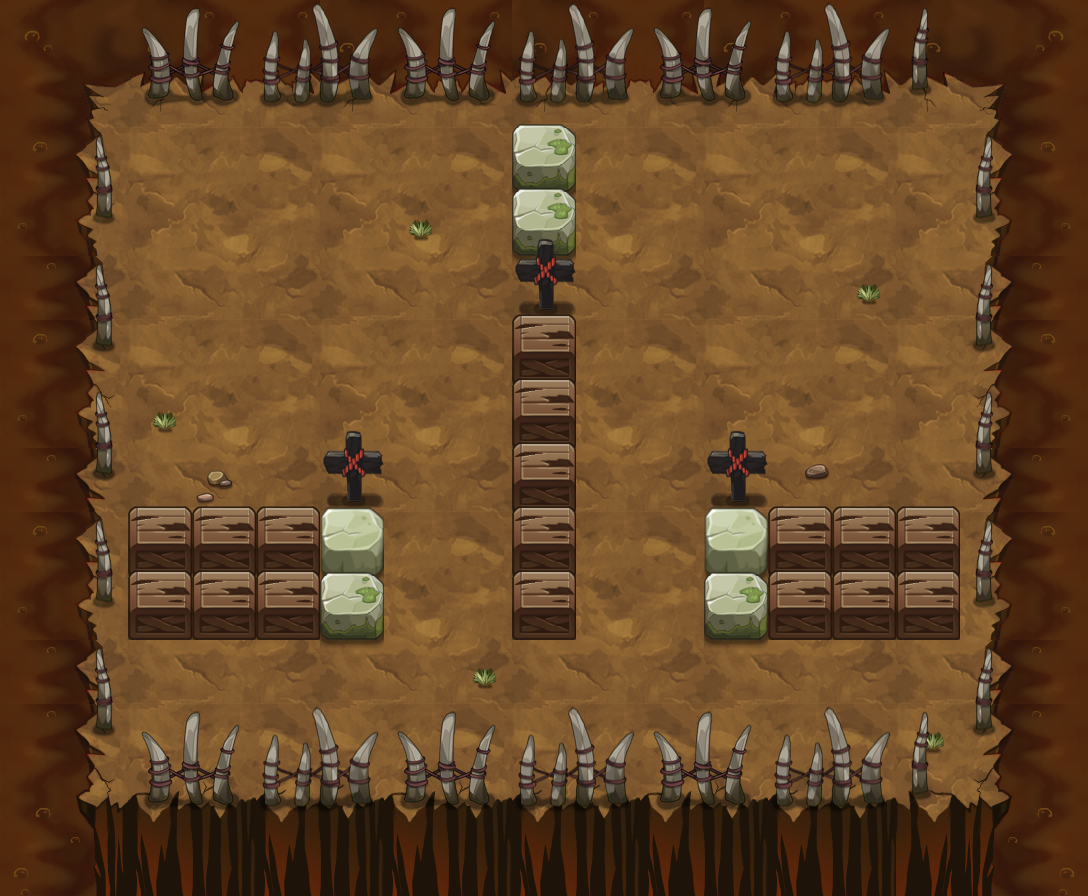

This game map was drawn from its Tiled (.tmx) file and the tilesets committed beside it. A one-line description and the trimmed map source follow:
An orthogonal 17x14 tile map with 64x64 px tiles, 14 tile layers (PASS, 块层 2, 块层 5, 块层 3, ...) and 26 objects (22x TRAP, 3x yjsw3, PLAYER).

<map version="1.0" orientation="orthogonal" width="17" height="14" tilewidth="64" tileheight="64">
 <properties>
  <property name="DESTRY1" value="25" />
  <property name="DESTRY2" value="27" />
  <property name="DESTRY_COUNT" value="2" />
  <property name="EXP" value="950" />
  <property name="ITEM" value="D034" />
  <property name="MONEY" value="1425" />
 </properties>
 <tileset firstgid="1" name="yjbl" tilewidth="64" tileheight="64">
  <image source="yjbl-hd.png" width="900" height="1200" />
 </tileset>
 <layer name="PASS" width="17" height="14">
  <data>[238 cells, 136 non-empty, 10 distinct tile ids]</data>
 </layer>
 <layer name="块层 2" width="17" height="14">
  <data>[238 cells, 238 non-empty, 31 distinct tile ids]</data>
 </layer>
 <layer name="块层 5" width="17" height="14">
  <data>[238 cells, 6 non-empty, 2 distinct tile ids]</data>
 </layer>
 <layer name="块层 3" width="17" height="14">
  <data>[238 cells, 66 non-empty, 13 distinct tile ids]</data>
 </layer>
 <layer name="块层 6" width="17" height="14">
  <data>[238 cells, 26 non-empty, 4 distinct tile ids]</data>
 </layer>
 <layer name="SHELTER 11" width="17" height="14">
  <data>[238 cells, 13 non-empty, 5 distinct tile ids]</data>
 </layer>
 <layer name="SHELTER 8" width="17" height="14">
  <data>[238 cells, 9 non-empty, 2 distinct tile ids]</data>
 </layer>
 <layer name="SHELTER 7" width="17" height="14">
  <data>[238 cells, 9 non-empty, 2 distinct tile ids]</data>
 </layer>
 <layer name="SHELTER 6" width="17" height="14">
  <data>[238 cells, 3 non-empty, 2 distinct tile ids]</data>
 </layer>
 <layer name="SHELTER 5" width="17" height="14">
  <data>[238 cells, 1 non-empty, 1 distinct tile ids]</data>
 </layer>
 <layer name="SHELTER 4" width="17" height="14">
  <data>[238 cells, 1 non-empty, 1 distinct tile ids]</data>
 </layer>
 <layer name="SHELTER 3" width="17" height="14">
  <data>[238 cells, 1 non-empty, 1 distinct tile ids]</data>
 </layer>
 <layer name="SHELTER 2" width="17" height="14">
  <data>[238 cells, 1 non-empty, 1 distinct tile ids]</data>
 </layer>
 <layer name="SHELTER 1" width="17" height="14">
  <data>[238 cells, 1 non-empty, 1 distinct tile ids]</data>
 </layer>
 <objectgroup name="对象层 1" width="34" height="28">
  <object name="PLAYER" type="PLAYER" x="256" y="128" width="64" height="64" />
  <object name="yjsw3" x="256" y="704" width="64" height="64">
   <properties>
    <property name="lua_ai" value="monster_yjsw_ai" />
    <property name="quality" value="yjsw3.quality" />
   </properties>
  </object>
  <object name="yjsw3" x="704" y="640" width="64" height="64">
   <properties>
    <property name="lua_ai" value="monster_yjsw_ai" />
    <property name="quality" value="yjsw3.quality" />
   </properties>
  </object>
  <object name="yjsw3" x="768" y="256" width="64" height="64">
   <properties>
    <property name="lua_ai" value="monster_yjsw_ai" />
    <property name="quality" value="yjsw3.quality" />
   </properties>
  </object>
  <object name="belt_up" type="TRAP" x="384" y="576" width="64" height="64">
   <properties>
    <property name="lua_ai" value="trap_belt_up_ai" />
    <property name="trap_ani" value="belt_up.actor" />
    <property name="trap_floor" value="true" />
   </properties>
  </object>
  <object name="belt_up" type="TRAP" x="384" y="512" width="64" height="64">
   <properties>
    <property name="lua_ai" value="trap_belt_up_ai" />
    <property name="trap_ani" value="belt_up.actor" />
    <property name="trap_floor" value="true" />
   </properties>
  </object>
  <object name="belt_up" type="TRAP" x="384" y="448" width="64" height="64">
   <properties>
    <property name="lua_ai" value="trap_belt_up_ai" />
    <property name="trap_ani" value="belt_up.actor" />
    <property name="trap_floor" value="true" />
   </properties>
  </object>
  <object name="belt_up" type="TRAP" x="384" y="384" width="64" height="64">
   <properties>
    <property name="lua_ai" value="trap_belt_up_ai" />
    <property name="trap_ani" value="belt_up.actor" />
    <property name="trap_floor" value="true" />
   </properties>
  </object>
  <object name="belt_up" type="TRAP" x="384" y="320" width="64" height="64">
   <properties>
    <property name="lua_ai" value="trap_belt_up_ai" />
    <property name="trap_ani" value="belt_up.actor" />
    <property name="trap_floor" value="true" />
   </properties>
  </object>
  <object name="belt_up" type="TRAP" x="640" y="576" width="64" height="64">
   <properties>
    <property name="lua_ai" value="trap_belt_up_ai" />
    <property name="trap_ani" value="belt_up.actor" />
    <property name="trap_floor" value="true" />
   </properties>
  </object>
  <object name="belt_up" type="TRAP" x="640" y="512" width="64" height="64">
   <properties>
    <property name="lua_ai" value="trap_belt_up_ai" />
    <property name="trap_ani" value="belt_up.actor" />
    <property name="trap_floor" value="true" />
   </properties>
  </object>
  <object name="belt_up" type="TRAP" x="640" y="448" width="64" height="64">
   <properties>
    <property name="lua_ai" value="trap_belt_up_ai" />
    <property name="trap_ani" value="belt_up.actor" />
    <property name="trap_floor" value="true" />
   </properties>
  </object>
  <object name="belt_up" type="TRAP" x="640" y="384" width="64" height="64">
   <properties>
    <property name="lua_ai" value="trap_belt_up_ai" />
    <property name="trap_ani" value="belt_up.actor" />
    <property name="trap_floor" value="true" />
   </properties>
  </object>
  <object name="belt_up" type="TRAP" x="640" y="320" width="64" height="64">
   <properties>
    <property name="lua_ai" value="trap_belt_up_ai" />
    <property name="trap_ani" value="belt_up.actor" />
    <property name="trap_floor" value="true" />
   </properties>
  </object>
  <object name="belt_down" type="TRAP" x="448" y="320" width="64" height="64">
   <properties>
    <property name="lua_ai" value="trap_belt_down_ai" />
    <property name="trap_ani" value="belt_down.actor" />
    <property name="trap_floor" value="true" />
   </properties>
  </object>
  <object name="belt_down" type="TRAP" x="448" y="384" width="64" height="64">
   <properties>
    <property name="lua_ai" value="trap_belt_down_ai" />
    <property name="trap_ani" value="belt_down.actor" />
    <property name="trap_floor" value="true" />
   </properties>
  </object>
  <object name="belt_down" type="TRAP" x="448" y="448" width="64" height="64">
   <properties>
    <property name="lua_ai" value="trap_belt_down_ai" />
    <property name="trap_ani" value="belt_down.actor" />
    <property name="trap_floor" value="true" />
   </properties>
  </object>
  <object name="belt_down" type="TRAP" x="448" y="512" width="64" height="64">
   <properties>
    <property name="lua_ai" value="trap_belt_down_ai" />
    <property name="trap_ani" value="belt_down.actor" />
    <property name="trap_floor" value="true" />
   </properties>
  </object>
  <object name="belt_down" type="TRAP" x="448" y="576" width="64" height="64">
   <properties>
    <property name="lua_ai" value="trap_belt_down_ai" />
    <property name="trap_ani" value="belt_down.actor" />
    <property name="trap_floor" value="true" />
   </properties>
  </object>
  <object name="belt_down" type="TRAP" x="576" y="320" width="64" height="64">
   <properties>
    <property name="lua_ai" value="trap_belt_down_ai" />
    <property name="trap_ani" value="belt_down.actor" />
    <property name="trap_floor" value="true" />
   </properties>
  </object>
  <object name="belt_down" type="TRAP" x="576" y="384" width="64" height="64">
   <properties>
    <property name="lua_ai" value="trap_belt_down_ai" />
    <property name="trap_ani" value="belt_down.actor" />
    <property name="trap_floor" value="true" />
   </properties>
  </object>
  </objectgroup>
</map>
<!-- 5 of 26 objects omitted -->
